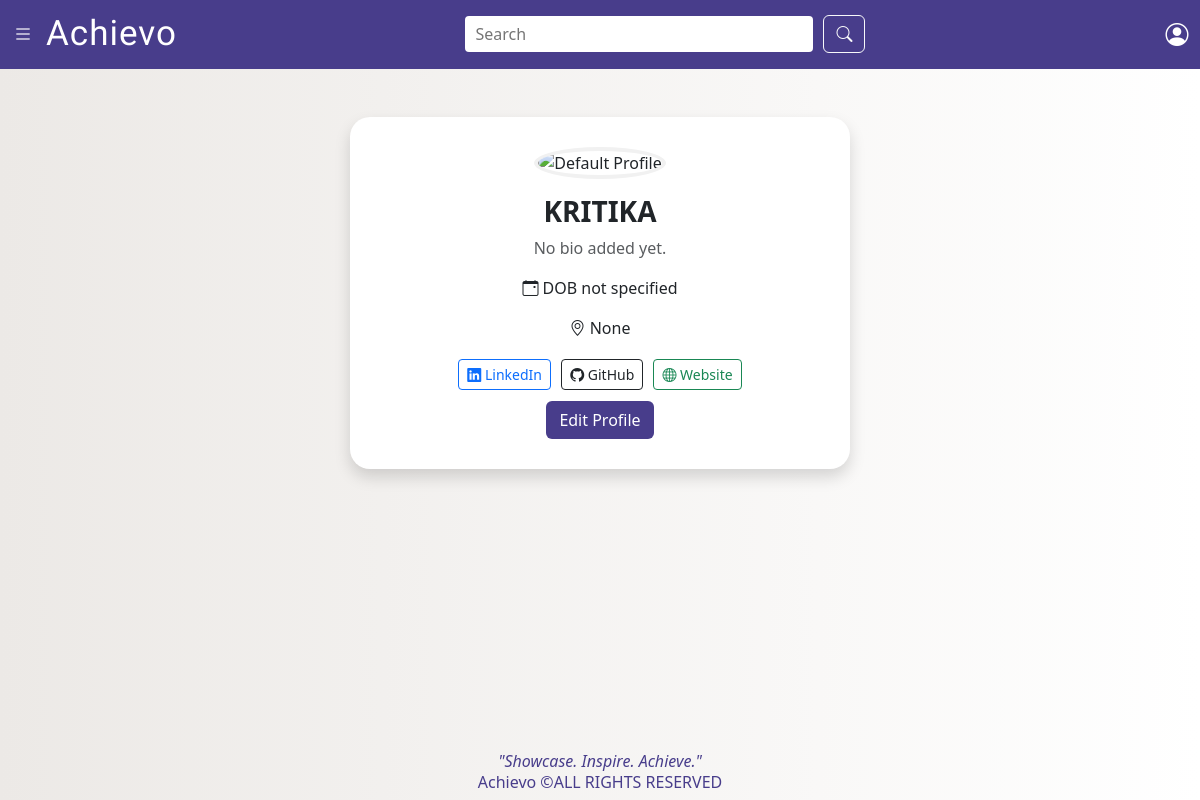
/profile/ (signed in), run on the app's committed database.
### student/models.py (models this page shows, shortened)
class UserProfile(models.Model):
    user = models.OneToOneField(User, on_delete=models.CASCADE)
    bio = models.TextField(blank=True, null=True)
    date_of_birth = models.DateField(blank=True, null=True)
    profile_image = models.ImageField(upload_to='profile_images/', blank=True, null=True)
    location = models.CharField(max_length=100, blank=True, null=True)
    linkedin_url = models.URLField(blank=True, null=True)
    github_url = models.URLField(blank=True, null=True)
    personal_website = models.URLField(blank=True, null=True)
    created_at = models.DateTimeField(auto_now_add=True)
    is_public = models.BooleanField(default=True)
    skills = models.ManyToManyField(Skill, blank=True)

### student/views.py (the view)
# urls.py: path('profile/', views.my_profile, name='my_profile'),
@login_required
def my_profile(request):
    user_obj = request.user
    profile = user_obj.userprofile
    is_owner = True
    context = {
        'profile_user': user_obj,
        'profile': profile,
        'is_owner': is_owner,
    }
    return render(request, 'student/profile.html', context)

### student/templates/student/profile.html (shortened to what this page needs)
{% load static %}
<!DOCTYPE html>
<html lang="en">
<head>
    <link href="https://cdn.jsdelivr.net/npm/bootstrap@5.3.7/dist/css/bootstrap.min.css" rel="stylesheet">
    <link rel="stylesheet" href="https://cdn.jsdelivr.net/npm/bootstrap-icons@1.10.5/font/bootstrap-icons.css">
</head>
<body>
    {% include 'student/navbar.html' %}
    <div class="container py-5">
        <div class="profile-card mx-auto shadow text-center" style="max-width: 500px;">
            {% if profile.profile_image %}
                <img src="{{ profile.profile_image.url }}"
                    class="rounded-circle mb-3 profile-image" width="120" height="120" alt="Profile Image">
            {% else %}
                <img src="{% static 'student/img2.jpg' %}"
                    class="rounded-circle mb-3 profile-image" width="120" height="120" alt="Default Profile">
            {% endif %}
            <h3>{{ profile_user.username }}</h3>
            {% if profile.is_public or is_owner %}
                <p class="text-muted">{{ profile.bio|default:"No bio added yet." }}</p>
                <p><i class="bi bi-calendar-event"></i> {{ profile.date_of_birth|default:"DOB not specified" }}</p>
                <p><i class="bi bi-geo-alt"></i> {{ profile.location|default:"Location not specified" }}</p>
                {% if profile.linkedin_url %}
                    <a href="{{ profile.linkedin_url }}" target="_blank"
                    class="btn btn-outline-primary btn-sm btn-link-custom">
                        <i class="bi bi-linkedin"></i> LinkedIn
                    </a>
                {% else %}
                    <p class="text-secondary small">
                        <i class="bi bi-linkedin"></i> No LinkedIn added
                    </p>
                {% endif %}
                {% if profile.github_url %}
                    <a href="{{ profile.github_url }}" target="_blank"
                    class="btn btn-outline-dark btn-sm btn-link-custom">
                        <i class="bi bi-github"></i> GitHub
                    </a>
                {% else %}
                    <p class="text-secondary small">
                        <i class="bi bi-github"></i> No GitHub added
                    </p>
                {% endif %}
                {% if profile.personal_website %}
                    <a href="{{ profile.personal_website }}" target="_blank"
                    class="btn btn-outline-success btn-sm btn-link-custom">
                        <i class="bi bi-globe"></i> Website
                    </a>
                {% else %}
                    <p class="text-secondary small">
                        <i class="bi bi-globe"></i> No Website added
                    </p>
                {% endif %}
                <br>
                {% if request.user == profile_user %}
                    <a href="{% url 'edit_profile' %}" class="btn text-white mt-2"
                        style="background-color: darkslateblue; transition: background-color 0.3s;"
                        onmouseover="this.style.backgroundColor='#5D3FD3'"
                        onmouseout="this.style.backgroundColor='darkslateblue'">
                        Edit Profile
                    </a>
                {% endif %}
            {% endif %}
        </div>
    </div>
    {% include 'student/footer.html' %}
</body>
</html>

### student/templates/student/profile.html (style rules this page uses)
body { background: linear-gradient(to right, #ece9e6, #ffffff); }
.profile-card { border-radius: 20px; transition: transform 0.2s ease, box-shadow 0.2s ease; background: #fff; padding: 30px; }
.profile-card h3 { font-weight: 700; }
.profile-card .profile-image { border: 4px solid #f1f1f1; }
.btn-link-custom { display: inline-flex; align-items: center; gap: 5px; margin: 3px; }

### student/templates/student/navbar.html (style rules this page uses)
body { margin: 0; font-family: Arial, sans-serif; }

### data on the page
UserProfile: bio "No bio added yet.", date_of_birth "DOB not specified", location "None"

### other printed values
{{ profile_user.username }} "KRITIKA"
